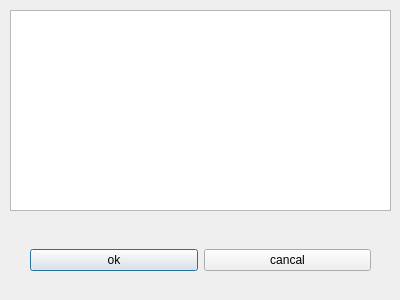
<?xml version="1.0" encoding="UTF-8"?>
<ui version="4.0">
 <class>Dialog</class>
 <widget class="QDialog" name="Dialog">
  <property name="geometry">
   <rect>
    <x>0</x>
    <y>0</y>
    <width>400</width>
    <height>300</height>
   </rect>
  </property>
  <property name="windowTitle">
   <string>Dialog</string>
  </property>
  <widget class="QTableWidget" name="tableWidget">
   <property name="geometry">
    <rect>
     <x>10</x>
     <y>10</y>
     <width>381</width>
     <height>201</height>
    </rect>
   </property>
  </widget>
  <widget class="QWidget" name="layoutWidget">
   <property name="geometry">
    <rect>
     <x>30</x>
     <y>240</y>
     <width>341</width>
     <height>41</height>
    </rect>
   </property>
   <layout class="QHBoxLayout" name="horizontalLayout">
    <item>
     <widget class="QPushButton" name="pushButton">
      <property name="text">
       <string>ok</string>
      </property>
     </widget>
    </item>
    <item>
     <widget class="QPushButton" name="pushButton_3">
      <property name="inputMethodHints">
       <set>Qt::ImhHiddenText</set>
      </property>
      <property name="text">
       <string>cancal</string>
      </property>
     </widget>
    </item>
   </layout>
  </widget>
 </widget>
 <resources/>
 <connections/>
</ui>
